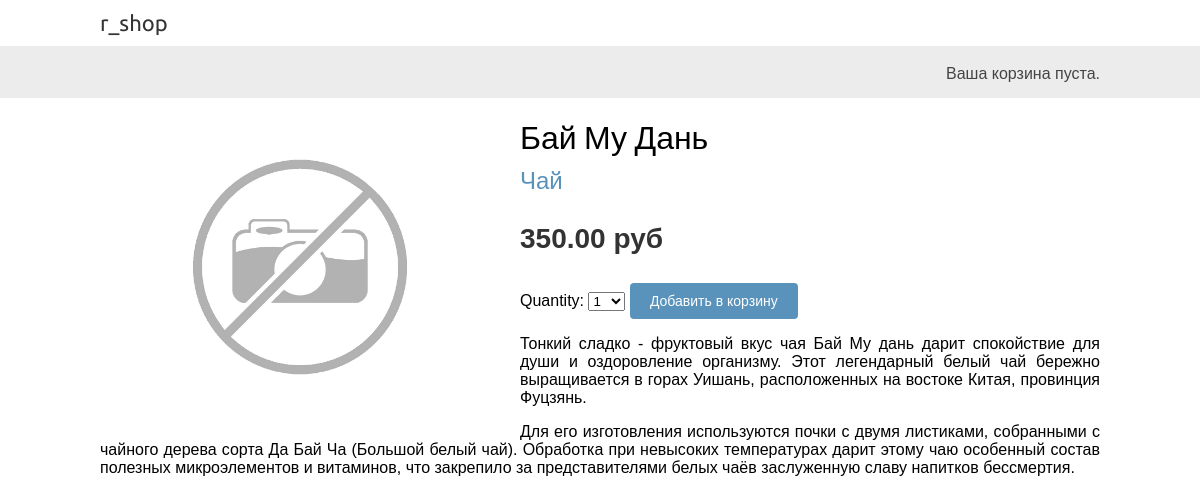
/3/baj-mu-dan/, run on the app's committed database.
### shop/models.py (models this page shows, shortened)
class Product(models.Model):
    category = models.ForeignKey(Category, related_name='products', on_delete=models.CASCADE)
    name = models.CharField(max_length=200)
    slug = models.SlugField(max_length=200)
    image = models.ImageField(upload_to='products/%Y/%m/%d', blank=True)
    description = models.TextField(blank=True)
    price = models.DecimalField(max_digits=10, decimal_places=2)
    available = models.BooleanField(default=True)
    created = models.DateTimeField(auto_now_add=True)
    updated = models.DateTimeField(auto_now=True)
    class Meta:
        ordering = [
            'name'
        ]
        indexes = [
            models.Index(fields=['id', 'slug']),
            models.Index(fields=['name']),
            models.Index(fields=['-created']),
        ]
        verbose_name = 'Продукт'
        verbose_name_plural = 'Продукты'

class Category(models.Model):
    name = models.CharField(max_length=200)
    slug = models.SlugField(max_length=200, unique=True)
    class Meta:
        ordering = [
            'name'
        ]
        indexes = [
            models.Index(fields=['name']),
        ]
        verbose_name = 'Категория'
        verbose_name_plural = 'Категории'
    def __str__(self):
        return self.name
    def get_absolute_url(self):
        return reverse('shop:product_list_by_category', args=[self.slug])

### shop/views.py (the view)
# urls.py: path('<int:id>/<slug:slug>/', views.product_detail, name='product_detail'),
def product_detail(request, id, slug):
    product = get_object_or_404(Product, id=id, slug=slug, available=True)
    cart_product_form = CartAddProductForm()
    return render(
        request,
        'shop/product/detail.html',
        {'product': product, 'cart_product_form': cart_product_form},
    )

### cart/forms.py
class CartAddProductForm(forms.Form):
    quantity = forms.TypedChoiceField(choices=PRODUCT_QUANTITY_CHOICES, coerce=int)
    override = forms.BooleanField(required=False, initial=False, widget=forms.HiddenInput)

### cart/cart.py (called while the page is built)
    def __len__(self):
        return sum(item['quantity'] for item in self.cart.values())

### cart/context_processors.py (called while the page is built)
def cart(request):
    return {'cart': Cart(request)}

### shop/templates/shop/product/detail.html (shortened to what this page needs)
{% extends 'shop/base.html' %}
{% load static %}
{% block content %}
    <div class="product-detail">
        <img src="{% if product.image %}{{ product.image.url}}{% else %}{% static 'img/no_img.png' %}{% endif %}">
        <h1>{{ product.name }}</h1>
        <h2>
            <a href="{{ product.category.get_absolute_url }}">
                {{ product.category }}
            </a>
        </h2>
        <p class="price">{{ product.price}} руб</p>
        <form action="{% url 'cart:cart_add' product.id %}" method="post">
            {{ cart_product_form }}
            <input type="submit" value="Добавить в корзину">
        </form>
        {{ product.description|linebreaks }}
    </div>
{% endblock  %}

### shop/static/css/base.css (style rules this page uses)
body { margin:0; padding:0; font-family:helvetica, sans-serif; }
h1, h2, h3, h4, h5 , h6 { font-family: 'Ubuntu', sans-serif; font-weight:normal; }
a { text-decoration:none; color:#5993bb; }
a.button, input[type="submit"] { color:#fff; background:#5993bb; border-radius:4px; padding:10px 20px; font-size:14px; border:0; }
.product-detail { text-align:justify; }
.product-detail .price { color:#333; font-size:28px; font-weight:bold; }
.product-detail img { width:40%; float:left; padding:0 20px 20px 0; }
.product-detail h1 { margin-bottom:0; }
.product-detail h2 { margin-top:10px; }

### data on the page
Product: name "Бай Му Дань", category "Чай", price "350.00", description "Тонкий сладко - фруктовый вкус чая Бай Му дань дарит спокойствие для души и оздоровление организму. Этот легендарный белый чай бережно выращивается в горах Уишань, расположенных на востоке Китая, провинция Фуцзянь. Для его изготовления используются почки с двумя листиками, собранными с чайного дерева сорта Да Бай Ча (Большой белый чай). Обработка при невысоких температурах дарит этому чаю особенный состав полезных микроэлементов и витаминов, что закрепило за представителями белых чаёв заслуженную славу напитков бессмертия."
